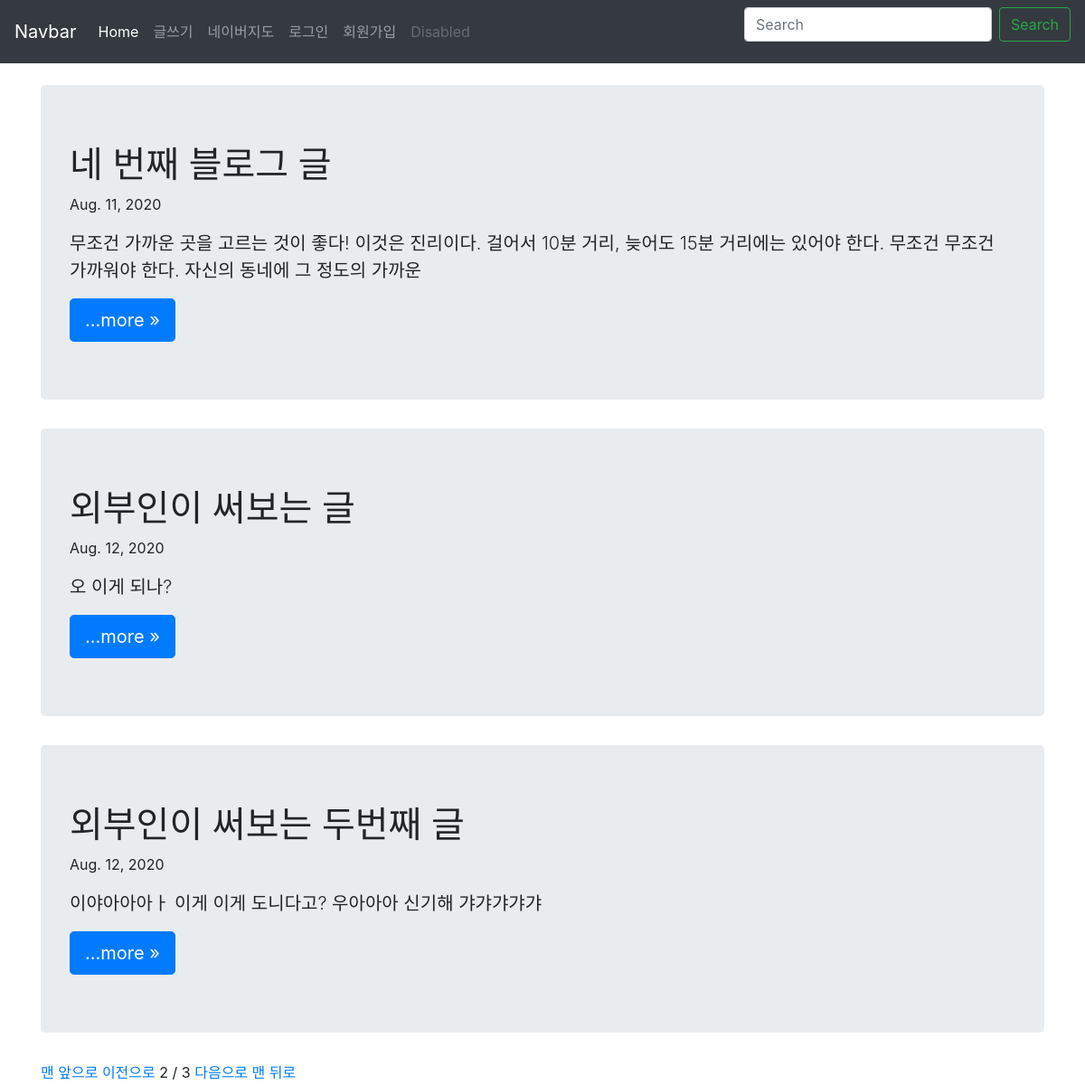
Screenshot of /blog/?page=2 with the database file from the repository.
### health_tok_board/models.py (models this page shows, shortened)
class Blog(models.Model):
    title = models.CharField(max_length=200)
    pub_date = models.DateField('date published')
    body = models.TextField()
    def summary(self):
        return self.body[:100]

### health_tok_board/views.py (the view)
# urls.py: 2. Add a URL to urlpatterns:  path('', views.home, name='home')
def home(request):
    blogs = Blog.objects
    blog_list = Blog.objects.all()
    paginator = Paginator(blog_list, 3)
    page = request.GET.get('page')
    posts = paginator.get_page(page)
    return render(request, 'home.html', {'blogs': blogs, 'posts': posts})

### health_tok_board/templates/health_tok_board/home.html
{% extends 'base.html' %}
{% block content %}
    <main role="main" class="container">
        {% for blog in posts %}
                <div class="jumbotron">
                    <h1>{{blog.title}}</h1>
                    <p>{{blog.pub_date}}</p>
                    <p class="lead">{{blog.summary}}</p>
                    <a class="btn btn-lg btn-primary" href="{% url 'health_tok_board:detail' blog.id %}" role="button">...more &raquo;</a>
                    <br>
                </div>
        {% endfor %}
        {% if posts.has_previous %}
            <a href="?page=1">맨 앞으로</a>
            <a href="?page={{posts.previous_page_number}}">이전으로</a>
        {% endif %}
        <span>{{posts.number}}</span>
        <span>/</span>
        <span>{{posts.paginator.num_pages}}</span>
        {% if posts.has_next %}
            <a href="?page={{posts.next_page_number}}">다음으로</a>
            <a href="?page={{posts.paginator.num_pages}}">맨 뒤로</a>
        {% endif %}
    </main>
{% endblock %}

### health_tok_board/static/css/navbar-top.css (style rules this page uses)
body { min-height: 75rem; }

### rows the page displays
Blog: title "네 번째 블로그 글", pub_date "Aug. 11, 2020", summary "무조건 가까운 곳을 고르는 것이 좋다! 이것은 진리이다. 걸어서 10분 거리, 늦어도 15분 거리에는 있어야 한다. 무조건 무조건 가까워야 한다. 자신의 동네에 그 정도의 가까운"
Blog: title "외부인이 써보는 글", pub_date "Aug. 12, 2020", summary "오 이게 되나?"
Blog: title "외부인이 써보는 두번째 글", pub_date "Aug. 12, 2020", summary "이야아아아ㅏ 이게 이게 도니다고? 우아아아 신기해 갸갸갸갸갸"

### other values shown
{{ posts.number }} "2"
{{ posts.paginator.num_pages }} "3"
